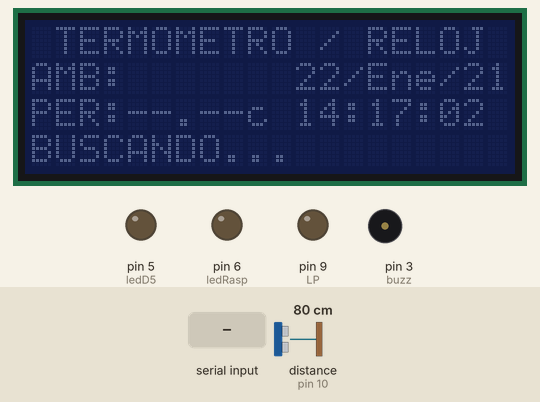
Recording of a sketch running on a simulated Arduino Uno, built with avr-gcc and run on an emulated ATmega328P. Parts: 20×4 character LCD, output pins drawn as LEDs (lit = HIGH), buzzer (waves = sounding, pin HIGH). Wiring (inferred from the names in the program): LM75 temperature sensor at I2C address 0x48. The inputs (shaded band) are chosen by the test bench; at power-on: distance to the obstacle (sensor on pin 10) 80 cm. The echo pulse lasts 58.3 µs per cm; the local clock reads 2024-03-15 10:24:30 at power-on unless the sketch sets it; what the sketch prints to the serial monitor is not drawn.

Above: at 2.7 s.
2.8 s: distance to the obstacle (sensor on pin 10) set to 12 cm
4.6 s: distance to the obstacle (sensor on pin 10) set to 9 cm
At 6.0 s:
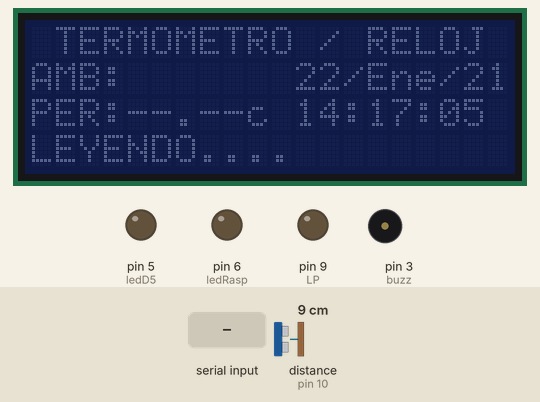
8.0 s: "30,150\n" received over Serial
At 11.3 s:
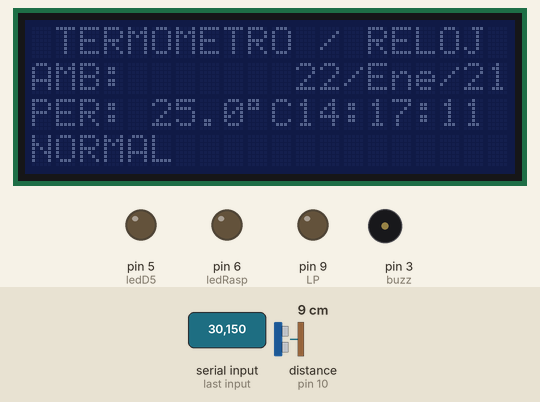
11.4 s: distance to the obstacle (sensor on pin 10) set to 18 cm
At 14.2 s:
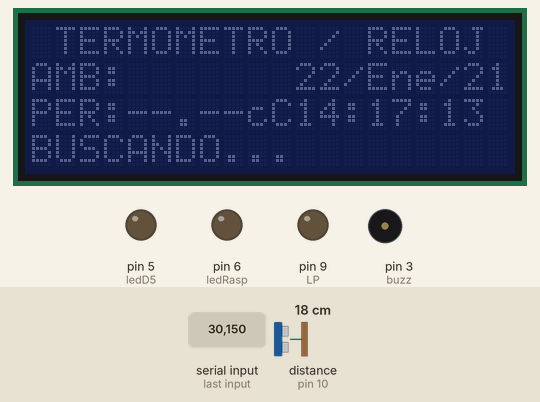
14.8 s: distance to the obstacle (sensor on pin 10) set to 2 cm
At 15.8 s:
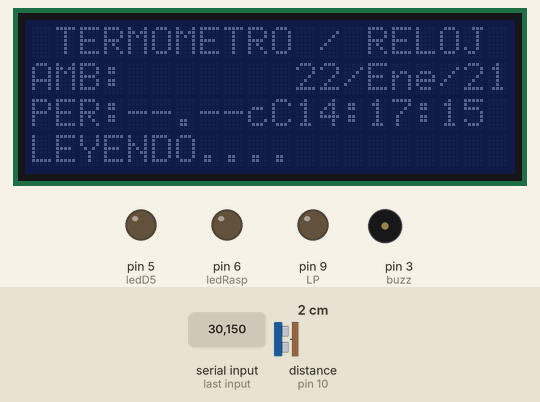
18.2 s: "2\n" received over Serial
At 19.0 s:
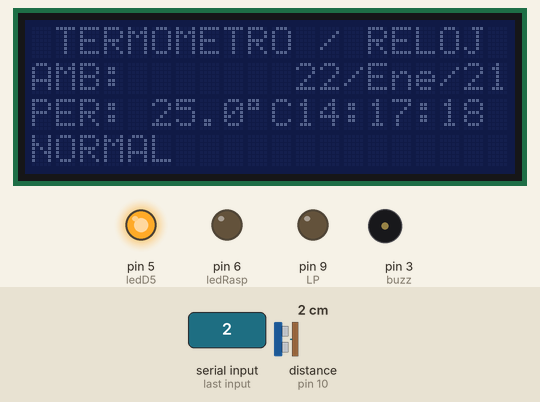
Timing chart, 0 to 21.2 s (numbered marks = the images above; inputs shaded):
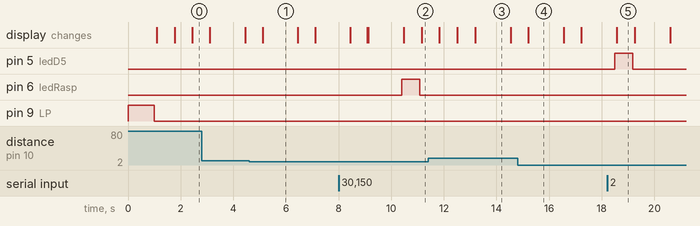

The sketch:

termometro.ino
```cpp
//Librerias
#include <Wire.h> //comms
#include <LiquidCrystal_I2C.h> //Pantalla
#include <DS3231.h> //Reloj
#include <SR04.h> //Ultrasonico
#include "pitches.h" //Buzzer

#define DS1621_ADDRESS  0x48

//Definicion de Pines
#define Echo 11 //Echo del Ultrasonico
#define Trig 10 //Trig del Ultrasonico
#define LP 9 //Salida LED
#define buzz 3
#define abre 1  //para portero
#define cierra 2  //para portero

//Inicializar
//Adafruit_MLX90614 mlx = Adafruit_MLX90614(); //Sensor Termico
LiquidCrystal_I2C lcd(0x20,20,4);
DS3231 clock; //Reloj
RTCDateTime dt; //Fecha
SR04 sr04=SR04(Echo,Trig); //Ultrasonico


//Variables
int Espera1=500; //Espera en el loop
float sinVal;
int toneVal;
const int ledRasp=6;
const int ledD5=5;


//Fecha
String fDia;
String fMes; //Mes en texto
String fAno;
String fHora;
String fMin;
String fSeg;
String fTime;

//Distancia
int Dist; //Distancia del ultrasonico
int DistMin=10; //Distancia minima para detectar al sujeto (mm)
int Presente=0; //Si hay alguien frente al Termometro
int Espera=3000; //Tiempo de espera para verificar sujeto
unsigned long Tiempo=0; //Tiempo que lleva detectado para Millis
int Ahora=0; //Millis en el momento que se inicia

//Temperatura
//float TempObj; //Temperatura del sujeto
float TempMax=370; //Temperatura maxima permitida
int TpoAlarma=200; //Tiempo de Alarma por alta temperatura
int tempC;
int tempAnte=0;


void setup()
{
  pinMode(buzz, OUTPUT);

  pinMode(LP,OUTPUT); //LED
  pinMode(ledRasp,OUTPUT);
  pinMode(ledD5,OUTPUT);
  //mlx.begin(); //Termico
  Serial.begin(9600);

  clock.begin(); //Reloj
  clock.setDateTime(2021,1,22,14,17,0); //Quitar comentaro y ajustar a la hora deseada en primer run.

  digitalWrite(LP,HIGH);
  delay(1000);
  digitalWrite(LP,LOW);

//Mensaje inicial
  lcd.init(); //inicio lcd
  lcd.clear();
  lcd.setCursor(0,0);
  lcd.print(" TERMOMETRO / RELOJ");
  lcd.setCursor(0,1);
  lcd.print("AMB: ");
  lcd.setCursor(0,2);
  lcd.print("PER: ");


  Wire.begin();           // join i2c bus
  //  REGISTRO DE CONTROL
   //==================================================================
   Wire.beginTransmission(DS1621_ADDRESS);//Condicion de INICIO y direcciono el SLAVE
   Wire.write(0xAC); //Mando comando para escribir en el registro de control
   Wire.write(0x02);
   Wire.endTransmission();
   //Configuro para una adquisicion continua
   //==================================================================
   //  REGISTRO ALARMA TERMOSTATO TH-TL
   //==================================================================
   Wire.beginTransmission(DS1621_ADDRESS); //Condicion de INICIO y direcciono el SLAVE
   Wire.write(0xA1); //Mando comando para escribir en el registro TH
   Wire.write(0x1D); //Configuro T maxima del termostato
   Wire.write(0x00);
   Wire.endTransmission();
   delay(500);
   Wire.beginTransmission(DS1621_ADDRESS); //Condicion de INICIO y direcciono el SLAVE
   Wire.write(0xA2); //Mando comando para escribir en el registro TL
   Wire.write(0x19); //Configuro T minima del termostato
   Wire.write(0x00);
   Wire.endTransmission();
   //==================================================================
   //  REGISTRO DE COMIENZO DE CONVERSION
   //==================================================================
   Wire.beginTransmission(DS1621_ADDRESS); //COndicion de INICIO REPETIDA
   Wire.write(0xEE); //Mando comando para que de comienzo la conversion
   Wire.endTransmission(); //Condicion de STOP // no hace falta utilizar esta funcion


}


// variables
char c_buffer[8], f_buffer[8];
void loop()
{
   delay(100);
   Wire.beginTransmission(DS1621_ADDRESS); //Condicion de INICIO
   Wire.write(0xAA); //Mando comando para leer la ultima conversion
   Wire.endTransmission(); // STOP
   Wire.requestFrom(0x48, 1); //Realizo una peticion de lectura al SLAVE y de un Byte
   //tempC =  Wire.read(); //Guardo el resultado
   tempC = get_temperature();
   int datoRasp=Serial.read()-'0';

   if(datoRasp==abre){
      digitalWrite(ledRasp,HIGH);
    }
   else{
      digitalWrite(ledRasp,LOW);
    }
    if(datoRasp==cierra){
      digitalWrite(ledD5,HIGH);
    }
   else{
      digitalWrite(ledD5,LOW);
    }

   //int tempWhole = tempC >> 8;
   //int tempFrac = (tempC & 0xFF) / 256;
   //float temp = tempWhole + tempFrac;

//Distancia
Dist=sr04.Distance();
if(Dist>DistMin) //No hay nadie
{
  Presente=0;
  Tiempo=millis();
}
if(Dist<=DistMin && Presente==0) //Llego alguien, tomemos el tiempo
{
  Presente=1;
  Tiempo=millis();
}

if(Presente==1)
{
  if(millis()-Tiempo>Espera) //Se completo el tiempo
  {
    Presente=2;
  }
}

//Actualizar pantalla
lcd.setCursor(12,3);

  //Temperaturas
lcd.setCursor(4,2);
lcd.print(c_buffer);
lcd.setCursor(8,2);
//lcd.print("C");


//TempObj=mlx.readObjectTempC();
switch(Presente)
{
  case 0: //No hay nadie
  lcd.setCursor(4,2);
  lcd.print("--.--c");
  lcd.setCursor(0,3);
  lcd.print("BUSCANDO...  ");
  break;

  case 1: //Llego alguien
  lcd.setCursor(4,2);
  lcd.print("--.--c");
  lcd.setCursor(0,3);
  lcd.print("LEYENDO...");
  //tone(12,NOTE_C5,TpoAlarma);
  break;

  case 2: //Se Completo el tiempo
  lcd.setCursor(4,2);
  lcd.print(c_buffer);
  lcd.setCursor(8,2);
  //lcd.print("C");

  if(tempC > TempMax) {   // if temperature < 0 °C
    tempC = abs(tempC);  // absolute value
    sprintf(c_buffer, "%02u.%1u%cC", tempC / 10, tempC % 10, 223);
    //tone(12,NOTE_G5,TpoAlarma);
    lcd.setCursor(0,3);
    lcd.print("TEMP ALTA!!!");
    digitalWrite(LP,HIGH);
    delay(TpoAlarma);
    digitalWrite(LP,LOW);
    //Serial.println(tempC);
    tempC=tempC/10;
    if(tempAnte!=tempC){
      Serial.println(tempC);
      tempAnte=tempC;
    }
    for (int x=0; x<180; x++) {
  // pasamos de grados a radianes
       sinVal = (sin(x*(3.1412/180)));
  // Generamos el tono, o mejor dicho la frecuencia
       toneVal = 2000+(int(sinVal*1000));
       tone(3, toneVal,2);
     }

  }
  else {
    //if (tempC > 128)    // if temperature >= 100.0 °C
      //sprintf(c_buffer, "%03u.%1u%cC", c_temp / 10, c_temp % 10, 223);
    //else
      sprintf(c_buffer, " %02u.%1u%cC", tempC / 10, tempC % 10, 223);
      lcd.setCursor(0,3);
      lcd.print("NORMAL        ");

      tempC=tempC/10;
      if(tempAnte!=tempC){
        Serial.println(tempC);
        tempAnte=tempC;
      }

  }
  break;


}


//Hora y Fecha
dt=clock.getDateTime();
fDia=String(dt.day);
if(dt.day<10)fDia="0"+fDia; //Para mantener en dos digitos

fAno=String(dt.year-2000);

lcd.setCursor(11,1);
lcd.print(fDia+"/"+ Mes()+"/"+fAno); //Uso de la funcion Mes()

fHora=String(dt.hour);
if(dt.hour<10)fHora="0"+fHora; //Para mantener en dos digitos

fMin=String(dt.minute);
if(dt.minute<10)fMin="0"+fMin; //Para mantener en dos digitos

fSeg=String(dt.second);
if(dt.second<10)fSeg="0"+fSeg; //Para mantener en dos digitos

fTime=fHora+":" + fMin + ":" + fSeg;
lcd.setCursor(11,2);
lcd.print(fTime);

delay(Espera1);

}

/////////////////////////////////////////////////////////////////
////////////////////////////////////////////////////////////////
/// F U N C I O N E S
////////////////////////////////////////////////////////////////
////////////////////////////////////////////////////////////////


String Mes()
{
  //Serial.println(dt.month);
  switch (dt.month)
  {
    case 1:
    fMes="Ene";
    break;

    case 2:
    fMes="Feb";
    break;

    case 3:
    fMes="Mar";
    break;

    case 4:
    fMes="Abr";
    break;

    case 5:
    fMes="May";
    break;

    case 6:
    fMes="Jun";
    break;

    case 7:
    fMes="Jul";
    break;

    case 8:
    fMes="Ago";
    break;

    case 9:
    fMes="Sep";
    break;

    case 10:
    fMes="Oct";
    break;

    case 11:
    fMes="Nov";
    break;

    case 12:
    fMes="Dic";
    break;
  }

return fMes;
}

int16_t get_temperature() {
  Wire.beginTransmission(DS1621_ADDRESS); // connect to DS1621 (send DS1621 address)
  Wire.write(0xAA);                       // read temperature command
  Wire.endTransmission(false);            // send repeated start condition
  Wire.requestFrom(DS1621_ADDRESS, 2);    // request 2 bytes from DS1621 and release I2C bus at end of reading
  uint8_t t_msb = Wire.read();            // read temperature MSB register
  uint8_t t_lsb = Wire.read();            // read temperature LSB register

  // calculate full temperature (raw value)
  int16_t raw_t = (int8_t)t_msb << 1 | t_lsb >> 7;
  // convert raw temperature value to tenths °C
  raw_t = raw_t * 10/2;
  return raw_t;
}
```

main.c
```cpp
/*
 * porteropaso.c
 *
 * Created: 18/1/2021 12:50:01
 * Author : Gustavo
 */

#define  F_CPU 8000000
#include <avr/io.h>
#include <util/delay.h>
uint8_t valor1;
uint8_t valor2=2;
uint8_t valida(uint8_t t){
	return t;
}
int main(void)
{
    /* Replace with your application code */
	DDRD=0b00011111;
	DDRB &= ~(1<<DDB1);
	DDRB &= ~(1<<DDB2);
	PORTD &= ~(1<<PD2);
	PORTD &= ~(1<<PD3);
	PORTD &= ~(1<<PD4);
	PORTD &= ~(1<<PD5);

    while (1)
    {

		if((PINB & (1<<PB1)) && (valor2==2)){
			valor2=valida(1);
			valor1=valida(2);
			//izquierda
			PORTD |= (1<<PD2);
			PORTD |=(1<<PD3);
			PORTD &=~(1<<PD4);
			PORTD &=~(1<<PD1);
			_delay_ms(20);
			//arriba
			PORTD |= (1<<PD2);
			PORTD &=~(1<<PD3);
			PORTD &=~(1<<PD4);
			PORTD |= (1<<PD1);
			_delay_ms(20);
			//derecha
			PORTD &= ~(1<<PD2);
			PORTD &=~(1<<PD3);
			PORTD |= (1<<PD4);
			PORTD |= (1<<PD1);
			_delay_ms(20);
			//abajo
			PORTD &= ~(1<<PD2);
			PORTD |= (1<<PD3);
			PORTD |= (1<<PD4);
			PORTD &= ~(1<<PD1);
		}
		if((PINB & (1<<PB2)) && (valor2==1)){
			valor2=valida(2);

			//derecha
			PORTD &= ~(1<<PD2);
			PORTD &=~(1<<PD3);
			PORTD |= (1<<PD4);
			PORTD |= (1<<PD1);
			_delay_ms(20);
			//arriba
			PORTD |= (1<<PD2);
			PORTD &=~(1<<PD3);
			PORTD &=~(1<<PD4);
			PORTD |= (1<<PD1);
			//izquierda
			_delay_ms(20);
			PORTD |= (1<<PD2);
			PORTD |=(1<<PD3);
			PORTD &=~(1<<PD4);
			PORTD &=~(1<<PD1);
			_delay_ms(20);
			//abajo
			PORTD &= ~(1<<PD2);
			PORTD |= (1<<PD3);
			PORTD |= (1<<PD4);
			PORTD &= ~(1<<PD1);

		}

    }
}
```

Measured:
- the behaviour switches between 11 and 10 cm on distance to the obstacle (sensor on pin 10) (found by bisection; images 0 and 1)
- after the input at 4.6 s, the display: changes after 0.52 s (image 1)
- after the input at 8.0 s, pin 6 (ledRasp): LOW → HIGH after 2.4 s, → LOW 0.68 s later
- after the input at 11.4 s, the display: first changes after 0.43 s (image 3 shows a later state)
- after the input at 14.8 s, the display: changes after 0.41 s (image 4)
- after the input at 18.2 s, pin 5 (ledD5): LOW → HIGH after 0.30 s, → LOW 0.68 s later
- what the display in image 3 shows lasts 1.3 s, from 13.2 s to 14.5 s
